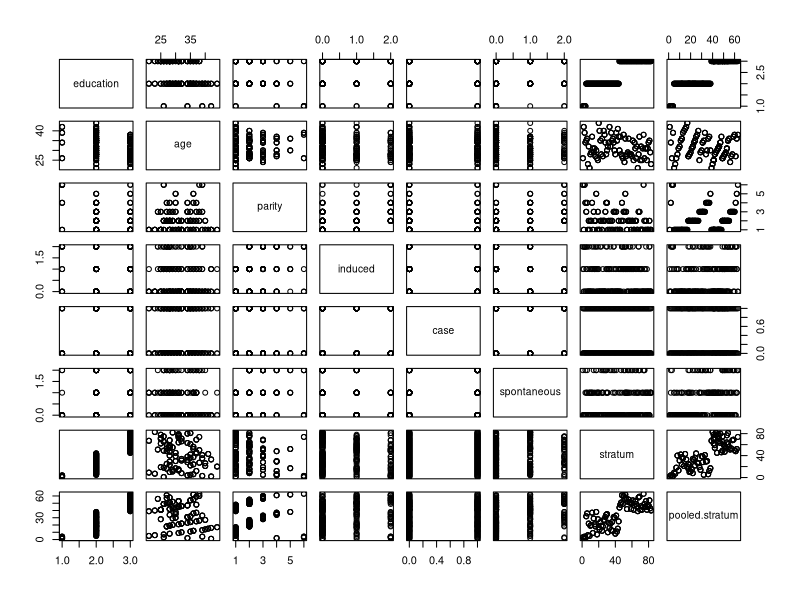
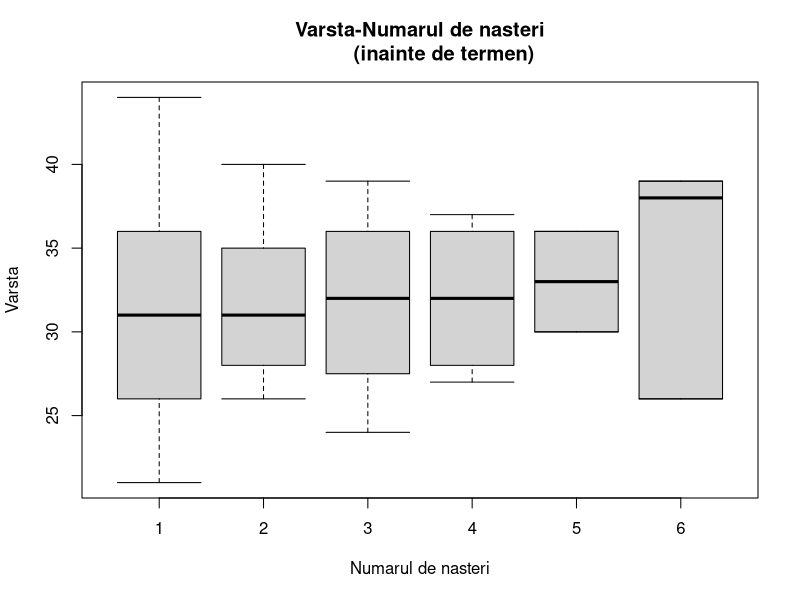
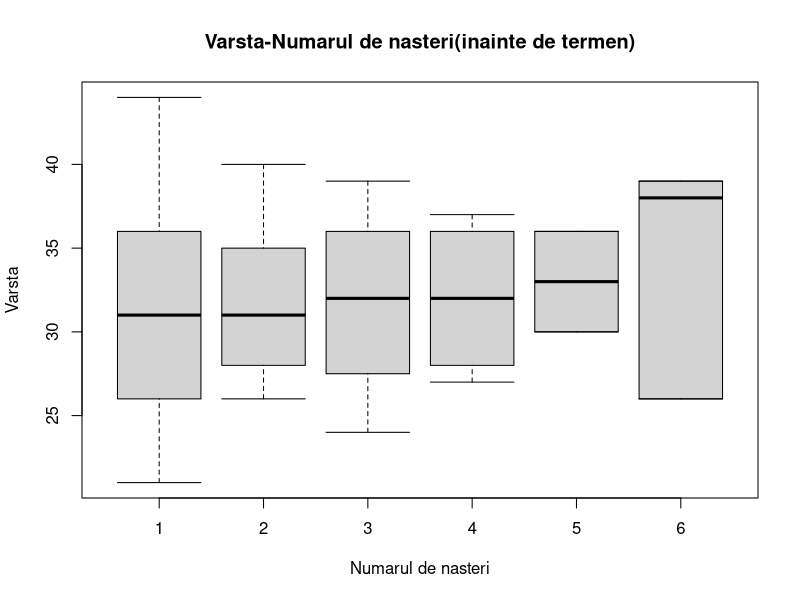

Reproduce these figures in R, in order. (Note: this script raises an error after producing the figures.)
#---------------Cerinta 1--------------------------
#CERINTA 1--- Folosind setul de date X efectuati operatii de statistica descriptiva 
#pentru variabilele din acest set de date(medie, varianta, quartile, boxplot, interpretari).


model <- infert
plot(model)
#variabila education
education <- model$age

medie<-mean(education)
medie
varianta<-var(education) 
varianta
q1=quantile(education,1/4)
q1
q2=quantile(education,2/4)
q2
q3=quantile(education,3/4)
q3
q4=quantile(education,4/4)
q4
mdn = median(education, na.rm = FALSE)
mdn#se poate observa ca mediana este egala cu a doua quanrtila

#variabila age
age <- model$age

medie<-mean(age)
medie
varianta<-var(age) 
varianta
q1=quantile(age,1/4)
q1
q2=quantile(age,2/4)
q2
q3=quantile(age,3/4)
q3
q4=quantile(age,4/4)
q4
mdn = median(age, na.rm = FALSE)
mdn#se poate observa ca mediana este egala cu a doua quartila

#variabila parity
parity <- model$parity

medie<-mean(parity)
medie
varianta<-var(parity) 
varianta
q1=quantile(parity,1/4)
q1
q2=quantile(parity,2/4)
q2
q3=quantile(parity,3/4)
q3
q4=quantile(parity,4/4)
q4
mdn = median(parity, na.rm = FALSE)
mdn#se poate observa ca mediana este egala cu a doua quartila



#Boxplot pentru Varsta si Numarul de nasteri
age2 = sort(age)
age
age2
lg<-length(age2)
boxplot(age~parity,data=infert, main="Varsta-Numarul de nasteri
        (inainte de termen)", 
        xlab="Numarul de nasteri", ylab="Varsta",staplewex = 1, ylim=c(age2[1], age2[lg]))


boxplot(age~parity,data=infert, main="Varsta-Numarul de nasteri(inainte de termen)", 
        xlab="Numarul de nasteri", ylab="Varsta",staplewex = 1, ylim=c(age2[1], age2[lg]))

text(y=fivenum(age~parity), labels =fivenum(age~parity), x=0.25)
#abline(h=quantile(age~parity,0.25),col="red",lty=2)
#abline(h=quantile(age~parity,0.75),col="red",lty=2)

boxplot(age, horizontal = TRUE, axes = FALSE, staplewex = 1)
text(x=fivenum(X), labels =fivenum(X), y=1.25)

#Pentru seturile de date folosite in cadrul analizei de boxplot, 
#observam modul in care este repartizata variabila Parity in functie 
#de variabila Age. 
#Linia orizozntala din mijloc reprezinta mediana(quartila 2). 
#Quartilele 1 si 3 delimiteaza capetele boxplot-ului. 
#Mustata superioara este determinata de valoarea de celei mai mari 
#observatii, care este <= q3+1.5*(q3-q1)
#Mustata inferioara reprezinta valoarea celei mai mici observatii
#(adica cea mai mica varsta), si este >= q1-1.5*(q3-q1).
#Valorile din afara dreptunghiului se numesc valori aberante(extreme).
#Boxplot-ul 6 nu are valori extreme, deoarece quantilele sale sunt:
vec <- c(26,26,26,38,38,39,39,39)
vec

quantile(vec)
#mediana pentru boxplot-ul 6 arata o compacatre a 1/2 din date in 
#jurul intervalului [38-39], in raport cu mai marele ramas sub mediana [26-38]
#quartila 1 da cele mai mici elemente, iar quartila 3 este egala cu 
#quartila 4. si nu avem valori extreme (iesite din box).


#variabila induced
induced <- model$induced

medie<-mean(induced)
medie
varianta<-var(induced) 
varianta
#calcul cuantile (1-4)
q1=quantile(induced,1/4)
q1
q2=quantile(induced,2/4)
q2
q3=quantile(induced,3/4)
q3
q4=quantile(induced,4/4)
q4
mdn = median(induced, na.rm = FALSE)
mdn#se poate observa ca mediana este egala cu a doua quartila

#variabila case
case <- model$case

medie<-mean(case)
medie
varianta<-var(case) 
varianta
q1=quantile(case,1/4)
q1
q2=quantile(case,2/4)
q2
q3=quantile(case,3/4)
q3
q4=quantile(case,4/4)
q4
mdn = median(case, na.rm = FALSE)
mdn#se poate observa ca mediana este egala cu a doua quartila

#variabila spontaneous
spontaneous <- model$spontaneous

medie<-mean(spontaneous)
medie
varianta<-var(spontaneous) 
varianta
q1=quantile(spontaneous,1/4)
q1
q2=quantile(spontaneous,2/4)
q2
q3=quantile(spontaneous,3/4)
q3
q4=quantile(spontaneous,4/4)
q4
mdn = median(spontaneous, na.rm = FALSE)
mdn#se poate observa ca mediana este egala cu a doua quartila

#variabila stratum
stratum <- model$stratum

medie<-mean(stratum)
medie
varianta<-var(stratum) 
varianta
q1=quantile(stratum,1/4)
q1
q2=quantile(stratum,2/4)
q2
q3=quantile(stratum,3/4)
q3
q4=quantile(stratum,4/4)
q4
mdn = median(stratum, na.rm = FALSE)
mdn#se poate observa ca mediana este egala cu a doua quartila

#variabila pooled.stratum
pooled.stratum <- model$pooled.stratum

medie<-mean(pooled.stratum)
medie
varianta<-var(pooled.stratum) 
varianta
q1=quantile(pooled.stratum,1/4)
q1
q2=quantile(pooled.stratum,2/4)
q2
q3=quantile(pooled.stratum,3/4)
q3
q4=quantile(pooled.stratum,4/4)
q4
mdn = median(pooled.stratum, na.rm = FALSE)
mdn#se poate observa ca mediana este egala cu a doua quartila




#---------------Cerinta 2--------------------------

#Varianta 1
# liniar regressions

# simple regression
education <- infert$education
age <- infert$age
#
linMod <- lm(education ~ age, data = infert)
plot(x= age, y = education, col = "red", pch = "*")
abline(linMod, col = "blue")

# multiple regression
age <- infert$age
parity <- infert$parity
education <- infert$education
spontaneous <- infert$spontaneous
#
linMod1 <- lm(age ~ parity + education + spontaneous)
summary(linMod1)
layout(matrix(c(1, 2, 3, 4), 2, 2)) # 4 graphs per page

plot(linMod1)


#Varianta 2:
#var2
#REGERSIE LINIARA simpla cu 1 variabila independenta
#prim mtoda celor mai mici patrate 
age <- model$age #set de date initial #SELECTIE DE REGERSIE LINIARA
length(age) 
yage <-model$age #preluare date de analizat pt SELECTIE DE REGERSIE LINIARA
yrage<-yage*3/4 #propunere SELECTIE DE date pt  REGERSIa LINIARA
yrage
round(yrage, digits = 0)#rotunjim detele noii propuneri de set de date
c=cbind(1,age)
solve(t(c) %*% c, t(c) %*% yrage)


#in boxplot se poate observa ca varstele au fost micsorate cu 25%
#s-a calculat si numarul de nasteri corespunzator
boxplot(yrage~parity,data=infert, main="Regresie liniara penru varsta", 
        xlab="Numarul de nasteri", ylab="Varsta",staplewex = 1)

#var2b regeresie liniara multipla
#REGERSIE LINIARA multipla cu 2 variabila independente
#prim mtoda celor mai mici patrate 
age <- model$age #set1 de date initial #SELECTIE DE REGERSIE LINIARA
length(age) 
parity<-(model$parity)#set2 de date initial #SELECTIE DE REGERSIE LINIARA
c=cbind(1,age,parity)
yrage=(1/4+parity+age)#set combinat al datelor initiale 
round(yrage, digits = 0)
solve(t(c) %*% c, t(c) %*% yrage)
#-------------------interpretare 
#beta0= 0.25 #COEFIECIENTI DE REGRESIE
#beta1= 1 #COEFIECIENTI DE REGRESIE
#beta1=1 #COEFIECIENTI DE REGRESIE
#Constructia setului de date infert,este construit din mai multe variabile
#aleatoare, asta ii creaza utilitatea de a fi folosit cu regresie liniara multipla  varinta regresie multipla e mai potrivita pentru ca poate tine cont

#-------
#-------------------interpretare 
#alfa= -3.352547 #COEFIECIENTI DE REGRESIE
#beta=7.500000 #COEFIECIENTI DE REGRESIE
#Constructia setului de date infert,este construit din mai multe variabile
#aleatoare, asta ii creaza utilitatea de a fi folosit cu regresie liniara multipla  varinta regresie multipla e mai potrivita pentru ca poate tine cont

#-------


#-----------Cerinta 3-----------------------------

#Varianta 1:

# Weibull distribution

#In prima diagrama sunt afisate diferite functii repartizate Weilbull, dar cu valori diferite 
#ale parametrilor
#In diagrama a doua este prezentata functia densitate de repartitie pentru fiecare functie 
#din diagrama anterioara.
#Valoarea maxima ce poate fi atinsa de functiile din prima diagrama este 1.


layout(matrix(c(1, 2), 1, 2))
t <- seq(0, 2.5, 0.0001)
plot(t, pweibull(t, 0.5, 1), pch = ".", col = 2, xlim=c(0, 2.5), ylim=c(0, 1.0))
lines(t, pweibull(t, 1, 1), pch = ".", col = 3)
lines(t, pweibull(t, 1.5, 1), pch = ".", col = 4)
lines(t, pweibull(t, 5, 1), pch = ".", col = 5)
plot(t, dweibull(t, 0.5, 1), pch = ".", col = 2, xlim=c(0, 2.5), ylim=c(0, 2.5))
lines(t, dweibull(t, 1, 1), pch = ".", col = 3)
lines(t, dweibull(t, 1.5, 1), pch = ".", col = 4)
lines(t, dweibull(t, 5, 1), pch = ".", col = 5)
mean1 <- mean(pweibull(t, 0.5, 1))
mean2 <- mean(pweibull(t, 1, 1))
mean3 <- mean(pweibull(t, 1.5, 1))
mean4 <- mean(pweibull(t, 5, 1))
var1 <- var(pweibull(t, 0.5, 1))
var2 <- var(pweibull(t, 1, 1))
var3 <- var(pweibull(t, 1.5, 1))
var4 <- var(pweibull(t, 5, 1))

# Repartitia Weibull este folosita la:
# * prezicerea schibarilor tehnologice
# * in hidrologie, pentru evenimente extreme precum maxima anual a unei zile de precipitatii, debitul unui rau
# * meteorologie, pentru a descrie distributia vanturilor
# * strangerea de informatii de pe un site web - modeleaza timpul de cautare pe un site
# * asigurari generale, pentru a prezice revendicarile de reasigurare